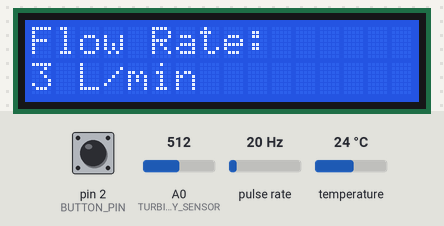
Simulated run of this sketch. Board: Arduino Mega 2560, built with avr-gcc and run on an emulated ATmega2560. Shown: 16×2 character LCD. Wiring (inferred from the names in the program): pulse sensor: data pin 12. The inputs (shaded band) are chosen by the test bench; at power-on: pin 2 (BUTTON_PIN) HIGH, pulse rate 20 Hz, A0 (TURBIDITY_SENSOR) = 512, temperature 24 °C. The local clock reads 2024-03-15 10:24:30 at power-on unless the sketch sets it.

Above: at 1.5 s.
1.6 s: pin 2 (BUTTON_PIN) pulled LOW for 0.15 s
At 4.2 s:
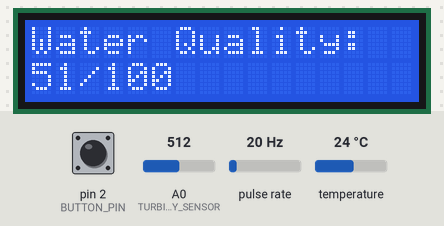
4.5 s: pin 2 (BUTTON_PIN) pulled LOW for 1 s
At 7.0 s:
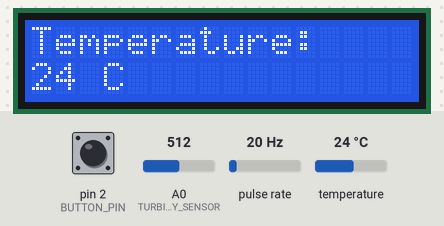
8.7 s: pulse rate (sensor on pin 12) set to 4 Hz
At 11.6 s:
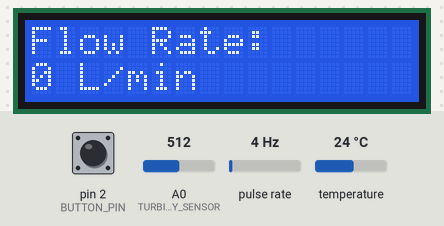
12.4 s: pulse rate (sensor on pin 12) set to 50 Hz
At 14.3 s:
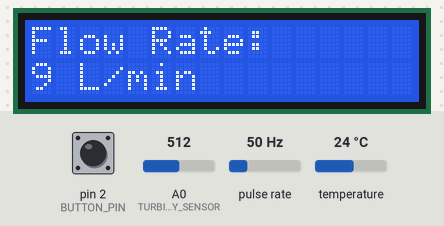
14.9 s: pulse rate (sensor on pin 12) set to 100 Hz
At 16.7 s:
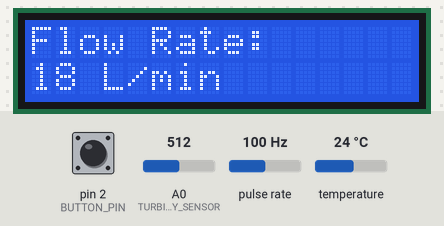
17.9 s: pin 2 (BUTTON_PIN) pulled LOW for 3.2 s
At 20.4 s:
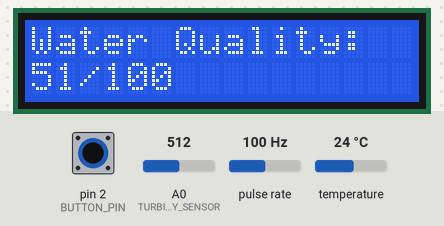
Timing chart, 0 to 21.9 s (numbered marks = the images above; inputs shaded):
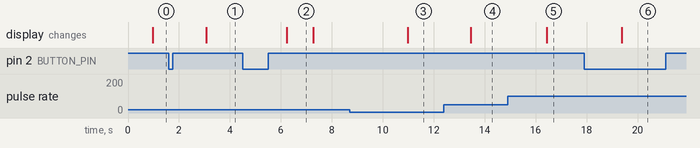

The sketch:

sketch_feb16d.ino
```cpp
// HACKED 2025!!

// library imports
#include <SoftwareSerial.h>
#include <OneWire.h>
#include <DallasTemperature.h>
#include <LiquidCrystal.h>
#include <RTClib.h>

// define constants
#define FLOW_SENSOR 12
#define TEMP_SENSOR 13
#define TURBIDITY_SENSOR A0
#define RX 10
#define TX 11
#define BUTTON_PIN 2
#define DEBOUNCE_DELAY 50 // Debounce time in milliseconds

// create objects
SoftwareSerial bluetoothSerial(RX, TX);
LiquidCrystal lcd(52, 50, 53, 51, 49, 47, 45, 43, 41, 39);
OneWire oneWire(TEMP_SENSOR);
DallasTemperature temp_sensor(&oneWire);
RTC_DS1307 rtc;

char daysOfTheWeek[7][12] = {
  "Sunday",
  "Monday",
  "Tuesday",
  "Wednesday",
  "Thursday",
  "Friday",
  "Saturday"
};

//instantiate variables
int buttonState = 0;
volatile bool buttonPressed = false;
volatile unsigned long lastDebounceTime = 0;

char buffer[16];

unsigned long Htime;
unsigned long Ltime;
unsigned long Ttime;
float flow_rate;
float frequency;

float tempC;

long turbidity_raw, water_quality_score;
int BluetoothData;

void buttonISR() {
  // Serial.println("tanveer");
  unsigned long currentTime = millis();
  if ((currentTime - lastDebounceTime) > DEBOUNCE_DELAY) {
    buttonPressed = true;
    lastDebounceTime = currentTime;
  }
}

void run_flow_sensor() {
  // Calculations for flow sensor
  Htime = pulseIn(FLOW_SENSOR, HIGH);
  Ltime = pulseIn(FLOW_SENSOR, LOW);
  Ttime = Htime + Ltime;

  if (Ttime > 0) {
    frequency = 1000000.0 / Ttime;
    flow_rate = frequency / 5.5;
  } else {
    frequency = 0;
    flow_rate = 0;  // No flow detected
  }

}

void run_temp_sensor() {
  // Read temperature
  temp_sensor.requestTemperatures();
  tempC = temp_sensor.getTempCByIndex(0);

}

void run_turbidity_sensor() {
  turbidity_raw = analogRead(TURBIDITY_SENSOR);
  water_quality_score = map(turbidity_raw, 0, 999, 0, 100);

  water_quality_score = constrain(water_quality_score, 0, 100);

}

void push_data() {
  // Push flow data
  bluetoothSerial.print("Flow: ");
  bluetoothSerial.print(flow_rate);
  // bluetoothSerial.print(" L/min");
  bluetoothSerial.print(";");

  // Push temp data
  if (tempC == -127.00) {
      bluetoothSerial.print("Error: No DS18B20 sensor detected!;");
  } else {
      bluetoothSerial.print("Temperature: ");
      bluetoothSerial.print(tempC);
      // bluetoothSerial.print(" C");
      bluetoothSerial.print(";");
  }

  // Push turbidity data
  bluetoothSerial.print("Turbidity: ");
  bluetoothSerial.print(water_quality_score);
  bluetoothSerial.println("");

}

void print_lcd(){
  lcd.clear();
  switch(buttonState) {
    case 0:
      lcd.home();
      lcd.print("Flow Rate:");

      sprintf(buffer, "%d L/min", (int) flow_rate);
      lcd.setCursor(0, 1);
      lcd.print(buffer);
      break;

    case 1:
      lcd.home();
      lcd.print("Water Quality:");

      sprintf(buffer, "%d/100", water_quality_score);
      lcd.setCursor(0, 1);
      lcd.print(buffer);
      break;

    case 2:
      lcd.home();
      lcd.print("Temperature:");

      sprintf(buffer, "%d C ", (int) tempC);
      lcd.setCursor(0, 1);
      lcd.print(buffer);
      break;

    default:
      break;
  }

}

void generate_datetime() {
  DateTime now = rtc.now();

  // Ensure proper formatting with zero-padding
  bluetoothSerial.print("Date: ");
  bluetoothSerial.print(now.year());
  bluetoothSerial.print('-');
  if (now.month() < 10) bluetoothSerial.print('0');
  bluetoothSerial.print(now.month());
  bluetoothSerial.print('-');
  if (now.day() < 10) bluetoothSerial.print('0');
  bluetoothSerial.print(now.day());
  bluetoothSerial.print(' '); // Space between date and time

  if (now.hour() < 10) bluetoothSerial.print('0');
  bluetoothSerial.print(now.hour());
  bluetoothSerial.print('-');
  if (now.minute() < 10) bluetoothSerial.print('0');
  bluetoothSerial.print(now.minute());
  bluetoothSerial.print('-');
  if (now.second() < 10) bluetoothSerial.print('0');
  bluetoothSerial.print(now.second()); // Use println for newline

  bluetoothSerial.print(";");
}

void setup() {
  // Instantiate sensors
  pinMode(FLOW_SENSOR, INPUT);

  pinMode(BUTTON_PIN, INPUT_PULLUP);
  attachInterrupt(0, buttonISR, CHANGE);

  temp_sensor.begin();
  lcd.begin(16,2);
  lcd.clear();

  // Start bluetooth serial connection
  bluetoothSerial.begin(9600);
  bluetoothSerial.println("Device ON");
  Serial.begin(9600);

	// Setup RTC module
	if (! rtc.begin()) {
		bluetoothSerial.println("Couldn't find RTC");
		bluetoothSerial.flush();
		while(1);
	}

  rtc.adjust(DateTime(F(__DATE__), F(__TIME__)));

}

void loop() {
  if (buttonPressed) {
    buttonPressed = false;

    buttonState = (buttonState + 1) %3; // limit it from 0 to 2
  }

  run_flow_sensor();

  run_temp_sensor();

  run_turbidity_sensor();

  print_lcd();

	generate_datetime();

  push_data();

  delay(100);// prepare for next data ...
}
```

Measured:
- after the input at 1.6 s, the display: changes after 1.5 s (image 1)
- after the input at 4.5 s, the display: changes after 1.7 s (image 2)
- after the input at 8.7 s, the display: changes after 2.3 s (image 3)
- after the input at 12.4 s, the display: changes after 1.1 s (image 4)
- after the input at 14.9 s, the display: changes after 1.5 s (image 5)
- after the input at 17.9 s, the display: changes after 1.5 s (image 6)
- what the display in image 2 shows lasts 1.1 s, from 6.2 s to 7.3 s
